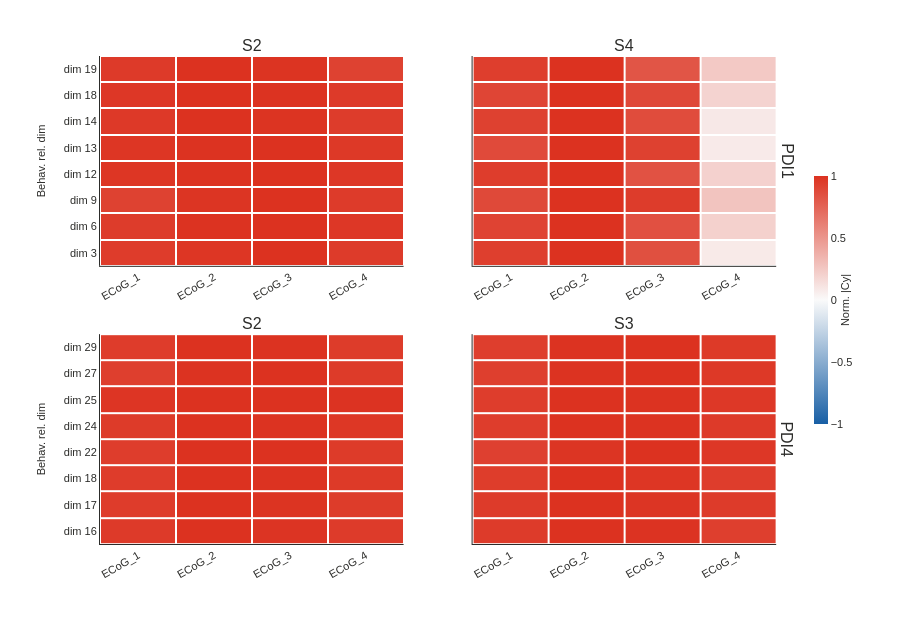

This figure's notebook cell:
### Markdown cell above
## Fig 61: PSID Cy importance heatmap

### Code cell
import logging
from typing import List, Tuple

import numpy as np
import plotly.graph_objects as go
from plotly.graph_objects import Figure
from plotly.subplots import make_subplots

from dashboard.thesis.constants import (
    COLOR_BETA_BORDER,
    FONT_FAMILY,
    FONT_SIZE_ANNOTATION,
    FONT_SIZE_BASE,
    FONT_SIZE_LABEL,
    FONT_SIZE_TICK,
    ThesisTheme,
    apply_thesis_style,
    grid_color,
    paper_colors,
    true_line_color,
)
from dashboard.thesis.psid_cy_importance import compute_cy_signed_heatmap

logger = logging.getLogger(__name__)

_DIVERGING_BWR_CY = [
    [0.0, "rgb(24, 95, 165)"],
    [0.5, "rgb(250, 250, 250)"],
    [1.0, "rgb(220, 50, 32)"],
]
_X_LABELS = ["ECoG_1", "ECoG_2", "ECoG_3", "ECoG_4"]
_X_IDX = list(range(4))


def _empty_placeholder_cy(fig: Figure, row: int, col: int) -> None:
    fig.add_trace(
        go.Scatter(
            x=[None], y=[None], mode="markers",
            marker=dict(opacity=0), showlegend=False, hoverinfo="skip",
        ),
        row=row, col=col,
    )
    fig.update_xaxes(visible=False, row=row, col=col)
    fig.update_yaxes(visible=False, row=row, col=col)


for cy_spec in THESIS_PSID_CY_IMPORTANCE:
    rows = list(cy_spec.rows)
    if not rows:
        raise ValueError("ThesisPsidCyImportanceSpec.rows is empty")

    max_cols = max(len(r.panels) for r in rows)
    nrows = len(rows)
    theme = cy_spec.theme
    paper_bg, plot_bg = paper_colors(theme)
    grid = grid_color(theme)
    fg = true_line_color(theme)

    subplot_titles_cy: List[str | None] = []
    for r in rows:
        for c in range(max_cols):
            if c < len(r.panels):
                subplot_titles_cy.append(r.panels[c].session_label)
            else:
                subplot_titles_cy.append("")

    fig = make_subplots(
        rows=nrows,
        cols=max_cols,
        subplot_titles=subplot_titles_cy or None,
        horizontal_spacing=0.10,
        vertical_spacing=0.14,
        row_titles=[rr.participant_label for rr in rows],
    )

    showscale_done = False

    for ri, row_spec in enumerate(rows, start=1):
        for ci in range(1, max_cols + 1):
            if ci > len(row_spec.panels):
                _empty_placeholder_cy(fig, ri, ci)
                continue

            panel = row_spec.panels[ci - 1]
            try:
                z, _n1, _ch, layout = compute_cy_signed_heatmap(
                    results_root,
                    panel.psid_variant,
                    panel.psid_run_ts,
                    cy_spec.split,
                )
            except Exception as e:
                logger.warning("Panel failed: %s: %s", panel, e)
                fig.add_annotation(
                    text=f"Error: {e}",
                    x=0.5, y=0.5,
                    xref="x domain", yref="y domain",
                    showarrow=False,
                    font=dict(size=FONT_SIZE_ANNOTATION, color=fg, family=FONT_FAMILY),
                    row=ri, col=ci,
                )
                continue

            z = np.asarray(z, dtype=float)
            max_display_dims = 8
            if z.shape[0] > max_display_dims:
                row_norms = np.linalg.norm(z, axis=1)
                top_idx = np.argsort(row_norms)[::-1][:max_display_dims]
                top_idx = np.sort(top_idx)
                z = z[top_idx]
                y_labels = [f"dim {i}" for i in top_idx]
            else:
                y_labels = [f"dim {i}" for i in range(z.shape[0])]
            n1_dims = z.shape[0]
            hm_kw = dict(
                z=z,
                x=_X_IDX,
                y=y_labels,
                colorscale=_DIVERGING_BWR_CY,
                zmin=-1.0,
                zmax=1.0,
                showscale=not showscale_done,
                hovertemplate="Latent %{y}<br>%{x}<br>|Cy| = %{z:.3f}<extra></extra>",
                xgap=2,
                ygap=2,
            )
            if not showscale_done:
                hm_kw["colorbar"] = dict(
                    title=dict(text="Norm. |Cy|", side="right", font=dict(size=FONT_SIZE_TICK, family=FONT_FAMILY)),
                    len=0.55,
                    thickness=14,
                    tickfont=dict(size=FONT_SIZE_TICK, family=FONT_FAMILY),
                    tickvals=[-1, -0.5, 0, 0.5, 1],
                )
            hm = go.Heatmap(**hm_kw)
            fig.add_trace(hm, row=ri, col=ci)
            showscale_done = True

            fig.update_xaxes(
                tickmode="array",
                tickvals=_X_IDX,
                ticktext=_X_LABELS,
                tickangle=-30,
                tickfont=dict(size=FONT_SIZE_TICK, family=FONT_FAMILY, color=fg),
                row=ri, col=ci,
            )
            fig.update_yaxes(
                tickmode="array",
                tickvals=list(range(n1_dims)),
                ticktext=y_labels,
                tickfont=dict(size=FONT_SIZE_TICK, family=FONT_FAMILY, color=fg),
                title_text="Behav. rel. dim" if ci == 1 else "",
                title_font=dict(size=FONT_SIZE_TICK, family=FONT_FAMILY),
                row=ri, col=ci,
            )
            if ci > 1:
                fig.update_yaxes(showticklabels=False, row=ri, col=ci)

    apply_thesis_style(
        fig,
        theme,
        height=max(280 * nrows + 80, 500),
        margin=dict(l=100, r=110, t=56, b=96),
        show_legend=False,
    )

    for ri in range(1, nrows + 1):
        for ci in range(1, max_cols + 1):
            fig.update_xaxes(zeroline=False, showgrid=False, row=ri, col=ci)
            fig.update_yaxes(zeroline=False, showgrid=False, row=ri, col=ci)

    fig.write_image(str(OUT / 'fig_061_cy_importance.png'), width=1200, height=600, scale=2)
    fig.show()

### Figure 1 — Plotly figure (JSON) as saved in the notebook; plotly's stock layout.template omitted (floating-point values rounded to 4 significant figures)
{"data": [{"colorbar": {"len": 0.55, "thickness": 14, "tickfont": {"family": "Arial, Helvetica, sans-serif", "size": 11}, "tickvals": [-1, -0.5, 0, 0.5, 1], "title": {"font": {"family": "Arial, Helvetica, sans-serif", "size": 11}, "side": "right", "text": "Norm. |Cy|"}}, "colorscale": [[0.0, "rgb(24, 95, 165)"], [0.5, "rgb(250, 250, 250)"], [1.0, "rgb(220, 50, 32)"]], "hovertemplate": "Latent %{y}<br>%{x}<br>|Cy| = %{z:.3f}<extra></extra>", "showscale": true, "type": "heatmap", "x": [0, 1, 2, 3], "xaxis": "x", "xgap": 2, "y": ["dim 3", "dim 6", "dim 9", "dim 12", "dim 13", "dim 14", "dim 18", "dim 19"], "yaxis": "y", "ygap": 2, "z": [[0.9485, 0.981, 1.0, 0.9528], [0.9505, 0.9932, 1.0, 0.9739], [0.922, 0.9856, 1.0, 0.9549], [0.9794, 0.996, 1.0, 0.9746], [0.982, 0.9974, 1.0, 0.966], [0.9625, 1.0, 0.9903, 0.9502], [0.9733, 1.0, 0.9946, 0.9578], [0.9603, 1.0, 0.9897, 0.92]], "zmax": 1.0, "zmin": -1.0}, {"colorscale": [[0.0, "rgb(24, 95, 165)"], [0.5, "rgb(250, 250, 250)"], [1.0, "rgb(220, 50, 32)"]], "hovertemplate": "Latent %{y}<br>%{x}<br>|Cy| = %{z:.3f}<extra></extra>", "showscale": false, "type": "heatmap", "x": [0, 1, 2, 3], "xaxis": "x2", "xgap": 2, "y": ["dim 7", "dim 8", "dim 9", "dim 10", "dim 11", "dim 12", "dim 13", "dim 14"], "yaxis": "y2", "ygap": 2, "z": [[0.9358, 1.0, 0.8518, 0.0803], [0.9133, 1.0, 0.8482, 0.2067], [0.8869, 1.0, 0.9505, 0.2703], [0.9466, 1.0, 0.8403, 0.203], [0.8812, 1.0, 0.9256, 0.07871], [0.9263, 1.0, 0.8711, 0.08767], [0.904, 1.0, 0.8887, 0.1929], [0.9399, 1.0, 0.8245, 0.2442]], "zmax": 1.0, "zmin": -1.0}, {"colorscale": [[0.0, "rgb(24, 95, 165)"], [0.5, "rgb(250, 250, 250)"], [1.0, "rgb(220, 50, 32)"]], "hovertemplate": "Latent %{y}<br>%{x}<br>|Cy| = %{z:.3f}<extra></extra>", "showscale": false, "type": "heatmap", "x": [0, 1, 2, 3], "xaxis": "x3", "xgap": 2, "y": ["dim 16", "dim 17", "dim 18", "dim 22", "dim 24", "dim 25", "dim 27", "dim 29"], "yaxis": "y3", "ygap": 2, "z": [[0.9587, 1.0, 0.9883, 0.9564], [0.9481, 1.0, 0.9923, 0.9522], [0.9481, 1.0, 0.9973, 0.9611], [0.946, 0.9995, 1.0, 0.9566], [0.9574, 1.0, 0.9943, 0.9767], [0.9826, 0.999, 1.0, 0.993], [0.9352, 0.9945, 1.0, 0.9566], [0.9492, 1.0, 0.9939, 0.952]], "zmax": 1.0, "zmin": -1.0}, {"colorscale": [[0.0, "rgb(24, 95, 165)"], [0.5, "rgb(250, 250, 250)"], [1.0, "rgb(220, 50, 32)"]], "hovertemplate": "Latent %{y}<br>%{x}<br>|Cy| = %{z:.3f}<extra></extra>", "showscale": false, "type": "heatmap", "x": [0, 1, 2, 3], "xaxis": "x4", "xgap": 2, "y": ["dim 9", "dim 15", "dim 16", "dim 18", "dim 20", "dim 21", "dim 23", "dim 24"], "yaxis": "y4", "ygap": 2, "z": [[0.9559, 1.0, 0.9931, 0.935], [0.9542, 1.0, 0.9838, 0.9531], [0.9474, 1.0, 0.9811, 0.9433], [0.9279, 0.9872, 1.0, 0.9732], [0.9447, 1.0, 0.9957, 0.9588], [0.9469, 1.0, 0.9966, 0.9677], [0.9364, 0.9963, 1.0, 0.966], [0.9392, 0.9959, 1.0, 0.9618]], "zmax": 1.0, "zmin": -1.0}], "layout": {"annotations": [{"font": {"size": 16}, "showarrow": false, "text": "S2", "x": 0.22, "xanchor": "center", "xref": "paper", "y": 1.0, "yanchor": "bottom", "yref": "paper"}, {"font": {"size": 16}, "showarrow": false, "text": "S4", "x": 0.76, "xanchor": "center", "xref": "paper", "y": 1.0, "yanchor": "bottom", "yref": "paper"}, {"font": {"size": 16}, "showarrow": false, "text": "S2", "x": 0.22, "xanchor": "center", "xref": "paper", "y": 0.43, "yanchor": "bottom", "yref": "paper"}, {"font": {"size": 16}, "showarrow": false, "text": "S3", "x": 0.76, "xanchor": "center", "xref": "paper", "y": 0.43, "yanchor": "bottom", "yref": "paper"}, {"font": {"size": 16}, "showarrow": false, "text": "PDI1", "textangle": 90, "x": 0.98, "xanchor": "left", "xref": "paper", "y": 0.785, "yanchor": "middle", "yref": "paper"}, {"font": {"size": 16}, "showarrow": false, "text": "PDI4", "textangle": 90, "x": 0.98, "xanchor": "left", "xref": "paper", "y": 0.215, "yanchor": "middle", "yref": "paper"}], "font": {"color": "#2C2C2A", "family": "Arial, Helvetica, sans-serif", "size": 12}, "height": 640, "hovermode": "x unified", "legend": {"bgcolor": "rgba(0,0,0,0)", "font": {"size": 11}, "itemsizing": "constant", "itemwidth": 40, "orientation": "h", "tracegroupgap": 8, "x": 0.5, "xanchor": "center", "y": -0.16, "yanchor": "bottom"}, "margin": {"b": 96, "l": 100, "r": 110, "t": 56}, "paper_bgcolor": "#FFFFFF", "plot_bgcolor": "#FFFFFF", "showlegend": false, "xaxis": {"anchor": "y", "domain": [0.0, 0.44], "gridcolor": "rgba(0,0,0,0.15)", "linecolor": "#2C2C2A", "linewidth": 1, "mirror": false, "showgrid": false, "showline": true, "tickangle": -30, "tickfont": {"color": "#2C2C2A", "family": "Arial, Helvetica, sans-serif", "size": 11}, "tickmode": "array", "ticktext": ["ECoG_1", "ECoG_2", "ECoG_3", "ECoG_4"], "tickvals": [0, 1, 2, 3], "zeroline": false}, "xaxis2": {"anchor": "y2", "domain": [0.54, 0.98], "gridcolor": "rgba(0,0,0,0.15)", "linecolor": "#2C2C2A", "linewidth": 1, "mirror": false, "showgrid": false, "showline": true, "tickangle": -30, "tickfont": {"color": "#2C2C2A", "family": "Arial, Helvetica, sans-serif", "size": 11}, "tickmode": "array", "ticktext": ["ECoG_1", "ECoG_2", "ECoG_3", "ECoG_4"], "tickvals": [0, 1, 2, 3], "zeroline": false}, "xaxis3": {"anchor": "y3", "domain": [0.0, 0.44], "gridcolor": "rgba(0,0,0,0.15)", "linecolor": "#2C2C2A", "linewidth": 1, "mirror": false, "showgrid": false, "showline": true, "tickangle": -30, "tickfont": {"color": "#2C2C2A", "family": "Arial, Helvetica, sans-serif", "size": 11}, "tickmode": "array", "ticktext": ["ECoG_1", "ECoG_2", "ECoG_3", "ECoG_4"], "tickvals": [0, 1, 2, 3], "zeroline": false}, "xaxis4": {"anchor": "y4", "domain": [0.54, 0.98], "gridcolor": "rgba(0,0,0,0.15)", "linecolor": "#2C2C2A", "linewidth": 1, "mirror": false, "showgrid": false, "showline": true, "tickangle": -30, "tickfont": {"color": "#2C2C2A", "family": "Arial, Helvetica, sans-serif", "size": 11}, "tickmode": "array", "ticktext": ["ECoG_1", "ECoG_2", "ECoG_3", "ECoG_4"], "tickvals": [0, 1, 2, 3], "zeroline": false}, "yaxis": {"anchor": "x", "domain": [0.57, 1.0], "gridcolor": "rgba(0,0,0,0.15)", "linecolor": "#2C2C2A", "linewidth": 1, "mirror": false, "showgrid": false, "showline": true, "tickfont": {"color": "#2C2C2A", "family": "Arial, Helvetica, sans-serif", "size": 11}, "tickmode": "array", "ticktext": ["dim 3", "dim 6", "dim 9", "dim 12", "dim 13", "dim 14", "dim 18", "dim 19"], "tickvals": [0, 1, 2, 3, 4, 5, 6, 7], "title": {"font": {"family": "Arial, Helvetica, sans-serif", "size": 11}, "text": "Behav. rel. dim"}, "zeroline": false}, "yaxis2": {"anchor": "x2", "domain": [0.57, 1.0], "gridcolor": "rgba(0,0,0,0.15)", "linecolor": "#2C2C2A", "linewidth": 1, "mirror": false, "showgrid": false, "showline": true, "showticklabels": false, "tickfont": {"color": "#2C2C2A", "family": "Arial, Helvetica, sans-serif", "size": 11}, "tickmode": "array", "ticktext": ["dim 7", "dim 8", "dim 9", "dim 10", "dim 11", "dim 12", "dim 13", "dim 14"], "tickvals": [0, 1, 2, 3, 4, 5, 6, 7], "title": {"font": {"family": "Arial, Helvetica, sans-serif", "size": 11}, "text": ""}, "zeroline": false}, "yaxis3": {"anchor": "x3", "domain": [0.0, 0.43], "gridcolor": "rgba(0,0,0,0.15)", "linecolor": "#2C2C2A", "linewidth": 1, "mirror": false, "showgrid": false, "showline": true, "tickfont": {"color": "#2C2C2A", "family": "Arial, Helvetica, sans-serif", "size": 11}, "tickmode": "array", "ticktext": ["dim 16", "dim 17", "dim 18", "dim 22", "dim 24", "dim 25", "dim 27", "dim 29"], "tickvals": [0, 1, 2, 3, 4, 5, 6, 7], "title": {"font": {"family": "Arial, Helvetica, sans-serif", "size": 11}, "text": "Behav. rel. dim"}, "zeroline": false}, "yaxis4": {"anchor": "x4", "domain": [0.0, 0.43], "gridcolor": "rgba(0,0,0,0.15)", "linecolor": "#2C2C2A", "linewidth": 1, "mirror": false, "showgrid": false, "showline": true, "showticklabels": false, "tickfont": {"color": "#2C2C2A", "family": "Arial, Helvetica, sans-serif", "size": 11}, "tickmode": "array", "ticktext": ["dim 9", "dim 15", "dim 16", "dim 18", "dim 20", "dim 21", "dim 23", "dim 24"], "tickvals": [0, 1, 2, 3, 4, 5, 6, 7], "title": {"font": {"family": "Arial, Helvetica, sans-serif", "size": 11}, "text": ""}, "zeroline": false}}}
